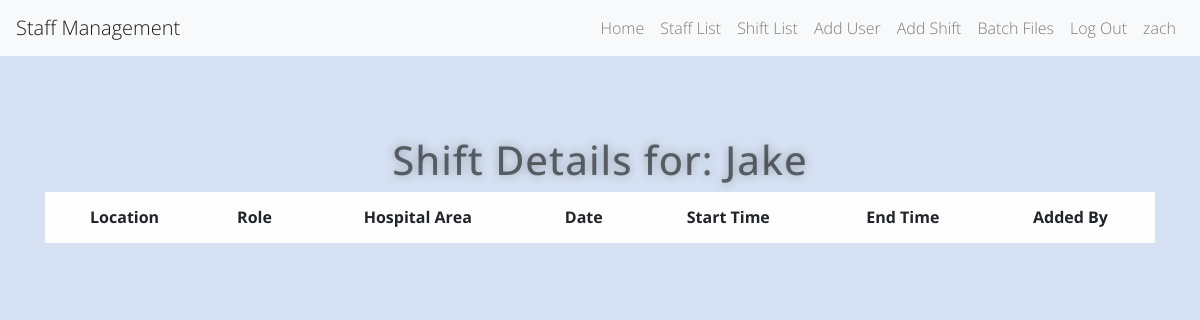
The app's page /userdetails?id=4 (signed in), older data.
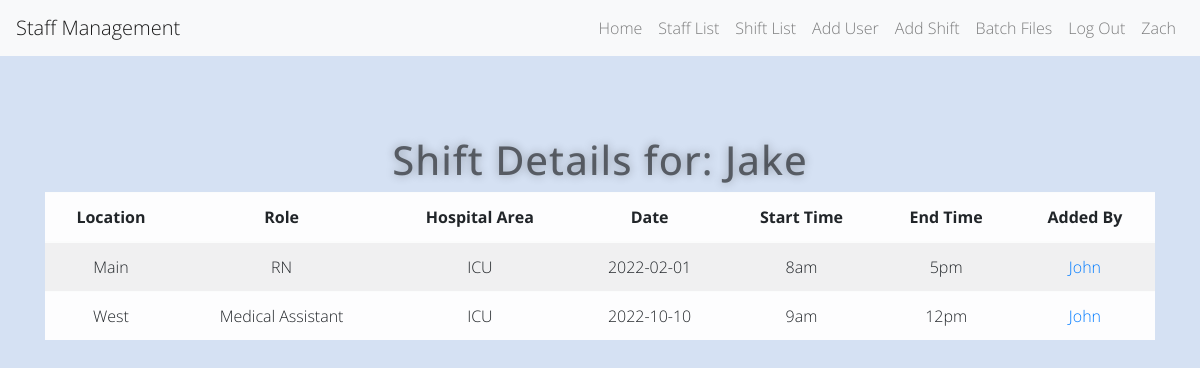
The same page, newer data.
### app.py (models this page shows)
class User(UserMixin, db.Model):
    id = db.Column(db.Integer, primary_key=True)
    name = db.Column(db.String(1000))
    role = db.Column(db.String(100))
    location = db.Column(db.String(100))
    email = db.Column(db.String(100))
    phone_num = db.Column(db.String(100))
    availability = db.Column(db.String(100))
    can_float = db.Column(db.String(100))
    password = db.Column(db.String(100))
    shifts_worked = db.Column(db.Integer)

class Shift(db.Model):
    shift_id = db.Column(db.Integer, primary_key=True)
    location = db.Column(db.String(100))
    role = db.Column(db.String(100))
    area = db.Column(db.String(100))
    date = db.Column(db.Date)
    start_time = db.Column(db.String(100))
    end_time = db.Column(db.String(100))
    added_by_id = db.Column(db.Integer)
    added_by_name = db.Column(db.String)
    picked_up_by_id = db.Column(db.Integer)
    picked_up_by_name = db.String(100)

### app.py (the view)
@app.route('/userdetails', methods=['GET', 'POST'])
@login_required
def user_details():
    shift_user_id = request.args.get('id')
    user_shift_info = db.session.query(Shift).filter(Shift.picked_up_by_id == shift_user_id).order_by(Shift.date)\
        .order_by(Shift.date, Shift.start_time)
    user_name = User.query.get(shift_user_id).name
    return render_template('user_shifts.html', shifts=user_shift_info, user_name=user_name, logged_in=True)

### app.py (called while the page is built)
@login_manager.user_loader
def load_user(user_id):
    return User.query.get(int(user_id))

### templates/user_shifts.html (shortened to what this page needs)
{% extends 'base.html' %}
{% block content %}
<div class="container">
  <div class="row">
    <div class="col-sm-12">
      <h1>Shift Details for: {{ user_name }}</h1>
	  <table class="table table-striped table-light">
        <thead>
            <tr>
                <th>Location</th>
                <th>Role</th>
                <th>Hospital Area</th>
                <th>Date</th>
                <th>Start Time</th>
                <th>End Time</th>
                <th>Added By</th>
            </tr>
        </thead>
          <tbody>
              {% for row in shifts %}
                  <tr>
                      <td>{{ row.location }}</td>
                      <td>{{ row.role }}</td>
                      <td>{{ row.area }}</td>
                      <td>{{ row.date }}</td>
                      <td>{{ row.start_time }}</td>
                      <td>{{ row.end_time }}</td>
                      <td><a href="">{{ row.added_by_name }}</a></td>
                  </tr>
              {% endfor %}
          </tbody>
  	  </table>
    </div>
  </div>
</div>
{% endblock %}

### templates/base.html (shortened to what this page needs)
<!DOCTYPE html>
<html>
<head>
    <link rel="stylesheet" href="https://stackpath.bootstrapcdn.com/bootstrap/4.5.2/css/bootstrap.min.css">
    <link rel="stylesheet" href="{{ url_for('static', filename='css/styles.css')}}">
</head>
<body>
<nav class="navbar navbar-expand-lg navbar-light bg-light">
  <a class="navbar-brand" href="/">Staff Management</a>
  <div class="collapse navbar-collapse">
    <ul class="navbar-nav ml-auto">
      <li class="nav-item">
        <a class="nav-link" href="{{ url_for('home') }}">Home</a>
      </li>
    {% if logged_in: %}
        <li class="nav-item">
        <a class="nav-link" href="{{ url_for('staff') }}">Staff List</a>
      </li>
        <li class="nav-item">
        <a class="nav-link" href="{{ url_for('shift') }}">Shift List</a>
      </li>
        <li class="nav-item">
        <a class="nav-link" href="{{ url_for('add_user') }}">Add User</a>
      </li>
        <li class="nav-item">
        <a class="nav-link" href="{{ url_for('add_shift') }}">Add Shift</a>
      </li>
        <li class="nav-item">
        <a class="nav-link" href="{{ url_for('upload') }}">Batch Files</a>
      </li>
      <li class="nav-item">
        <a class="nav-link" href="{{ url_for('logout') }}">Log Out</a>
      </li>
        <li class="nav-item">
        <a class="nav-link" href="">{{ current_user.name }}</a>
      </li>
    {% endif %}
    </ul>
  </div>
</nav>
       {% block content %}
       {% endblock %}
</body>
</html>

Row changes from the older to the newer data that the page shows:
changed User: name "zach" → "Zach"
now on this page (row edited): Shift: location "Main", role "RN", area "ICU", date "2022-02-01", start_time "8am", end_time "5pm", added_by_name "John"
now on this page (row edited): Shift: location "West", role "Medical Assistant", area "ICU", date "2022-10-10", start_time "9am", end_time "12pm", added_by_name "John"
